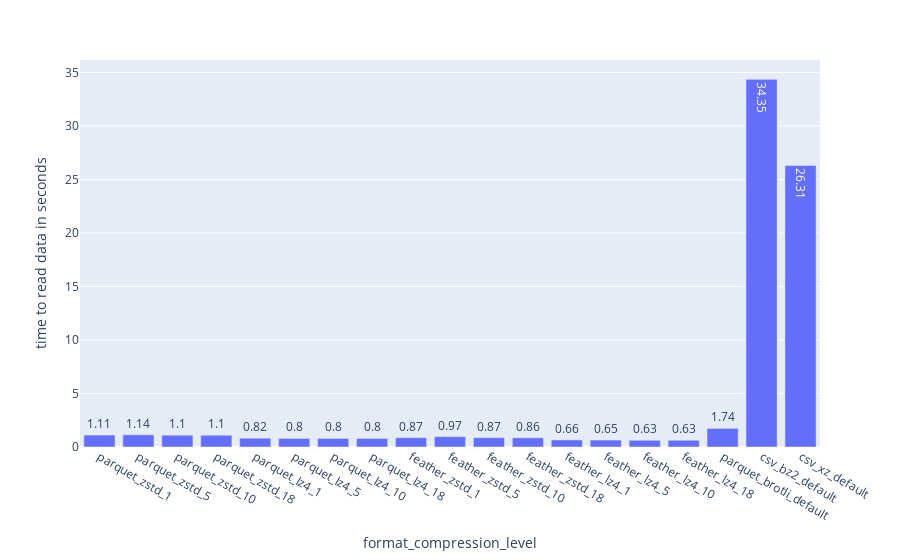

Notebook cell for this chart:
### Code cell
fig = px.bar(df_interesting_levels, x="method_compression_with_level", y="read_time", text_auto=True,
             labels={"read_time": "time to read data in seconds",
                     "method_compression_with_level": "format_compression_level"},)
fig.show()
fig.write_image("./plots_date/pandas_ff_bar_read_time_feather.svg")

### Figure 1 — Plotly figure (JSON) as saved in the notebook; plotly's stock layout.template omitted (floating-point values rounded to 4 significant figures)
{"data": [{"alignmentgroup": "True", "hovertemplate": "format_compression_level=%{x}<br>time to read data in seconds=%{y}<extra></extra>", "legendgroup": "", "marker": {"color": "#636efa", "pattern": {"shape": ""}}, "name": "", "offsetgroup": "", "orientation": "v", "showlegend": false, "textposition": "auto", "texttemplate": "%{y}", "type": "bar", "x": ["parquet_zstd_1", "parquet_zstd_5", "parquet_zstd_10", "parquet_zstd_18", "parquet_lz4_1", "parquet_lz4_5", "parquet_lz4_10", "parquet_lz4_18", "feather_zstd_1", "feather_zstd_5", "feather_zstd_10", "feather_zstd_18", "feather_lz4_1", "feather_lz4_5", "feather_lz4_10", "feather_lz4_18", "parquet_brotli_default", "csv_bz2_default", "csv_xz_default"], "xaxis": "x", "y": [1.11, 1.14, 1.1, 1.1, 0.82, 0.8, 0.8, 0.8, 0.87, 0.97, 0.87, 0.86, 0.66, 0.65, 0.63, 0.63, 1.74, 34.35, 26.31], "yaxis": "y"}], "layout": {"barmode": "relative", "legend": {"tracegroupgap": 0}, "margin": {"t": 60}, "xaxis": {"anchor": "y", "domain": [0, 1], "title": {"text": "format_compression_level"}}, "yaxis": {"anchor": "x", "domain": [0, 1], "title": {"text": "time to read data in seconds"}}}}
